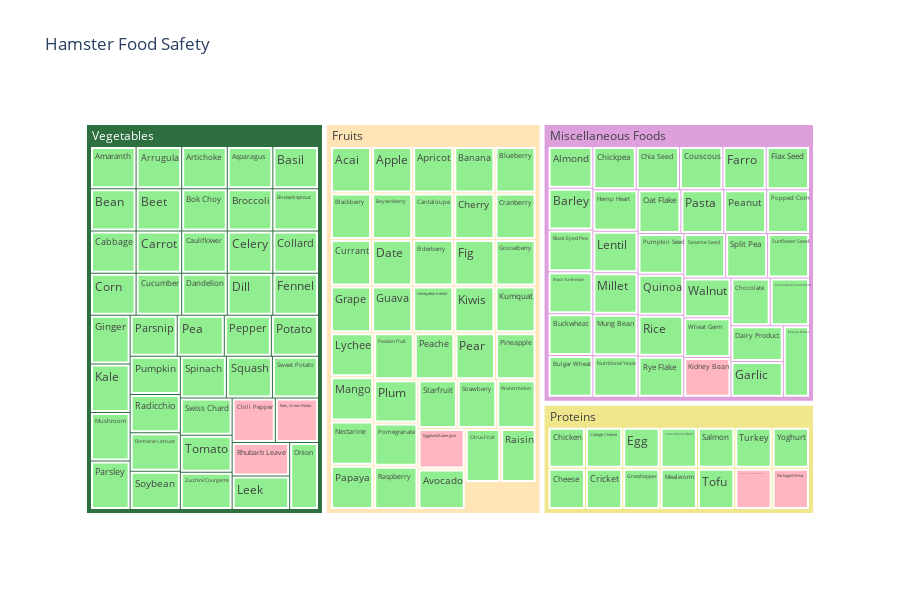

The code cell stored with this chart in its notebook:
### Code cell
#Visualization
treemap_df = df.copy()
treemap_df['safety_status'] = treemap_df['safe'].map({True:'Safe', False: 'Unsafe'})

type_colors = {
    'Fruits': '#FFE4B5',           # Moccasin
    'Vegetables': '#2E6F40',       # ForestGreen  
    'Proteins': '#F0E68C',         # Khaki
    'Miscellaneous Foods': '#DDA0DD'  # Plum
}

ids = []
labels = []
parents = []
colors = []
hover_text = []
for foodType in treemap_df['type'].unique():
    ids.append(foodType)
    labels.append(foodType)
    parents.append("")
    colors.append(type_colors[foodType])

for _, row in treemap_df.iterrows():
    ids.append(row['food'])
    labels.append(row['food'])
    parents.append(row['type'])
    colors.append('#90EE90' if row['safe'] else '#FFB6C1')
    hover_info = f"Safe: {row['safe']}<br>Controversial: {row['controversial']}<br>Notes: {row['notes']}"
    hover_text.append(hover_info)
fig = go.Figure(go.Treemap(
    ids = ids,
    labels = labels,
    parents = parents,
    marker_colors = colors,
    textfont_size = 12,
    marker_line = dict(width=2, color = 'white'),
    hovertext = hover_text,
    hovertemplate = '%{hovertext}<extra></extra>'
))
fig.update_layout(title="Hamster Food Safety", height=600)
import os
os.makedirs('../images', exist_ok=True)

# for README
fig.write_image("../images/hamster_food_treemap.png", width=1200, height=800)

# for interactive treemap
fig.write_html("../images/hamster_food_treemap.html")

fig.show()

### Figure 1 — Plotly figure (JSON) as saved in the notebook; plotly's stock layout.template omitted (floating-point values rounded to 4 significant figures; data arrays with more than 128 entries replaced by an {"elided": "..."} marker saying what was removed)
{"data": [{"hovertemplate": "%{hovertext}<extra></extra>", "hovertext": {"elided": "131 str values"}, "ids": {"elided": "135 str values"}, "labels": {"elided": "135 str values"}, "marker": {"colors": {"elided": "135 str values"}, "line": {"color": "white", "width": 2}}, "parents": {"elided": "135 str values"}, "textfont": {"size": 12}, "type": "treemap"}], "layout": {"height": 600, "title": {"text": "Hamster Food Safety"}}}
